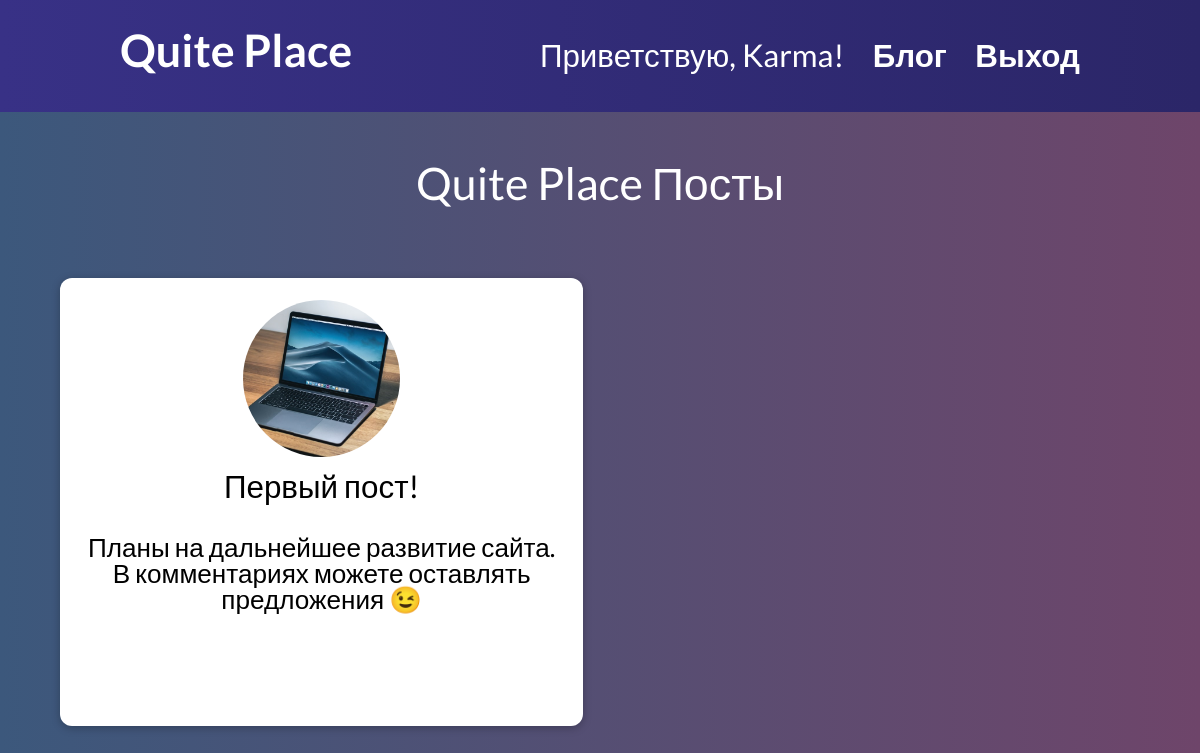
Page /blog/ (signed in) on the committed database.
### blog/models.py (models this page shows, shortened)
class Post(models.Model):
  title = models.CharField(max_length=100)
  excerpt = models.CharField(max_length=150)
  image = models.ImageField(upload_to='posts', null=True)
  date = models.DateTimeField(auto_now_add=True)
  slug = models.SlugField(unique=True, db_index=True)
  content = models.TextField()
  author = models.ForeignKey(
    Author, on_delete=models.SET_NULL, null=True, related_name='posts')
  tags = models.ManyToManyField(Tag)

### blog/views.py (the view)
# urls.py: path('', views.AllBlogsPage.as_view(), name='blog-page'),
class AllBlogsPage(View):
  def get(self, request):
    all_posts = Post.objects.all()
    return render(request, 'blog/index.html', {
      'all_posts': all_posts
    })

### blog/templates/blog/index.html (shortened to what this page needs)
{% extends 'base.html' %}
{% load static %}
{% block css_style %}
  <link rel="stylesheet" href="{% static 'blog/post.css' %}">
  <link rel="stylesheet" href="{% static 'blog/index.css' %}">
{% endblock  %}
{% block content %}
  <section id="all-posts">
    <h2>Quite Place Посты</h2>
    <ul>
      {% for post in all_posts %}
        {% include 'blog/includes/post.html' %}
      {% endfor %}
    </ul>
  </section>
{% endblock  %}

### templates/base.html (shortened to what this page needs)
{% load static %}
<!DOCTYPE html>
<html lang="ru">
<head>
  <link href="https://cdn.jsdelivr.net/npm/bootstrap@5.1.3/dist/css/bootstrap.min.css" rel="stylesheet">
  <link rel="stylesheet" href="{% static 'app.css' %}">
  {% block css_style %}{% endblock  %}
</head>
<body>
  <header id="main-navigation">
    <h1><a href="{% url 'main-page' %}">Quite Place</a></h1>
    <nav>
      {% if user.is_authenticated %}
        <span class='welcome-user'>Приветствую, {{ user.username }}!</span>
        <a href="{% url 'blog-page' %}">Блог</a>
        <a href="{% url 'logout-page' %}">Выход</a>
      {% else %}
        <a href="{% url 'blog-page' %}">Блог</a>
        <a href="{% url 'login-page' %}">Логин</a>
        <a href="{% url 'registration-page' %}">Регистрация</a>
      {% endif %}
    </nav>
  </header>
  {% block content %}
  {% endblock  %}
</body>
</html>

### blog/templates/blog/includes/post.html
<li>
  <article class="post">
    <a href="{% url 'detail-blog-page' post.slug %}">
      <img src="{{ post.image.url }}" alt="{{ post.title }}">
      <div class="post__content">
        <h3>{{ post.title }}</h3>
        <p>
          {{ post.excerpt}}
        </p>
      </div>
    </a>
  </article>
</li>

### static/app.css (style rules this page uses)
* { padding: 0; margin: 0; border: 0; }
*, *:before, *:after { -moz-box-sizing: border-box; -webkit-box-sizing: border-box; box-sizing: border-box; }
nav, footer, header, aside { display: block; }
html, body { height: 100%; width: 100%; font-size: 100%; line-height: 1; font-size: 1.4rem; -ms-text-size-adjust: 100%; -moz-text-size-adjust: 100%; -webkit-text-size-adjust: 100%; }
a, a:visited { text-decoration: none; }
ul li { list-style: none; }
img { vertical-align: top; }
h1, h2, h3, h4, h5, h6 { font-size: inherit; font-weight: 400; }
body { background: linear-gradient( 90deg, #3c587c 0%, #6e456a 100% ); font-family: 'Lato', sans-serif; }
#main-navigation { background: linear-gradient( 90deg, #383186 0%, #2b2668 100% ); width: 100%; height: 5rem; display: flex; justify-content: space-between; align-items: center; padding: 0 10%; position: absolute; top: 0; left: 0; }
#main-navigation h1 { font-size: 2rem; }
#main-navigation a { text-decoration: none; color: white; font-weight: bold; }
#main-navigation nav a { margin-left: 1rem; }
#main-navigation .welcome-user { color: white; }

### blog/static/blog/post.css (style rules this page uses)
.post { display: flex; flex-direction: column; align-items: center; text-align: center; }
.post a { text-decoration: none; color: black; transition: all 0.2s ease; padding: 1rem; }
.post img { width: 5rem; height: 5rem; object-fit: cover; border-radius: 50%; }
.post h3 { margin: 0.5rem 0 1.25rem 0; }
.post p { font-size: smaller; }

### blog/static/blog/index.css (style rules this page uses)
body { background-color: #e7e7e7; }
#all-posts { margin: 7rem auto; width: 90%; max-width: 60rem; }
#all-posts h2 { text-align: center; font-size: 2rem; color: white; margin: 3rem 0; }
ul { list-style: none; margin: 0; padding: 0; display: grid; grid-template-columns: repeat(auto-fill, minmax(17rem, 1fr)); gap: 1.5rem; }
.post img { width: 7rem; height: 7rem; }
.post a { min-height: 20rem; min-width: 15rem; transform-origin: center; box-shadow: 0 2px 8px rgba(0, 0, 0, 0.25); border-radius: 12px; background-color: white; }

### rows in the picture
Post: image (picture), title "Первый пост!", excerpt "Планы на дальнейшее развитие сайта. В комментариях можете оставлять предложения 😉"

### other values in the picture
{{ user.username }} "Karma"
